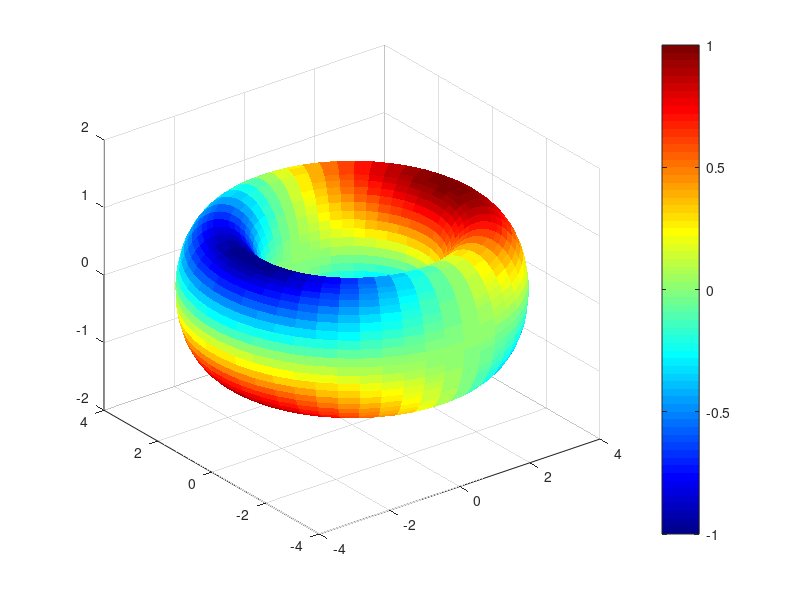

Recreate this plot in MATLAB.
function Tor()
  R = 3;
  r = 1;

  theta = linspace(0, 2*pi, 50);
  phi = linspace(0, 2*pi, 50);
  [Theta, Phi] = meshgrid(theta, phi);

  X = @(Theta, Phi, t) (R + r * cos(Theta + t)) .* cos(Phi);
  Y = @(Theta, Phi, t) (R + r * cos(Theta + t)) .* sin(Phi);
  Z = @(Theta, Phi, t) r * sin(Theta + t);

  figure;
  axis equal;

  for t = linspace(0, 2*pi, 100)
    X_t = X(Theta, Phi, t);
    Y_t = Y(Theta, Phi, t);
    Z_t = Z(Theta, Phi, t);

    C = sin(Theta + t) .* cos(Phi + t);

    surf(X_t, Y_t, Z_t, C, 'EdgeColor', 'none');

    colormap(jet);

    axis([-4 4 -4 4 -2 2]);
    caxis([-1 1]);
    colorbar;

    drawnow;

    pause(0.005);
  end
end

Tor();
